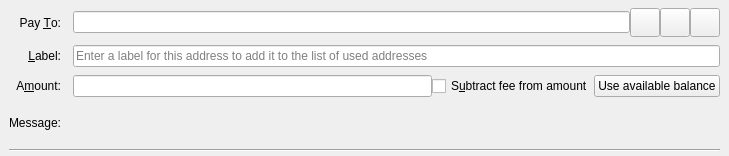
<?xml version="1.0" encoding="UTF-8"?>
<ui version="4.0">
 <class>SendCoinsEntry</class>
 <widget class="QStackedWidget" name="SendCoinsEntry">
  <property name="geometry">
   <rect>
    <x>0</x>
    <y>0</y>
    <width>729</width>
    <height>156</height>
   </rect>
  </property>
  <property name="sizePolicy">
   <sizepolicy hsizetype="Preferred" vsizetype="Fixed">
    <horstretch>0</horstretch>
    <verstretch>0</verstretch>
   </sizepolicy>
  </property>
  <property name="focusPolicy">
   <enum>Qt::TabFocus</enum>
  </property>
  <property name="autoFillBackground">
   <bool>false</bool>
  </property>
  <widget class="QFrame" name="SendCoins">
   <property name="frameShape">
    <enum>QFrame::NoFrame</enum>
   </property>
   <layout class="QGridLayout" name="gridLayout">
    <property name="topMargin">
     <number>8</number>
    </property>
    <property name="bottomMargin">
     <number>4</number>
    </property>
    <property name="horizontalSpacing">
     <number>12</number>
    </property>
    <property name="verticalSpacing">
     <number>8</number>
    </property>
    <item row="0" column="0">
     <widget class="QLabel" name="payToLabel">
      <property name="text">
       <string>Pay &amp;To:</string>
      </property>
      <property name="alignment">
       <set>Qt::AlignRight|Qt::AlignTrailing|Qt::AlignVCenter</set>
      </property>
      <property name="buddy">
       <cstring>payTo</cstring>
      </property>
     </widget>
    </item>
    <item row="0" column="1">
     <layout class="QHBoxLayout" name="payToLayout">
      <property name="spacing">
       <number>0</number>
      </property>
      <item>
       <widget class="QValidatedLineEdit" name="payTo">
        <property name="toolTip">
         <string>The BITSZ address to send the payment to</string>
        </property>
       </widget>
      </item>
      <item>
       <widget class="QToolButton" name="addressBookButton">
        <property name="toolTip">
         <string>Choose previously used address</string>
        </property>
        <property name="text">
         <string/>
        </property>
        <property name="icon">
         <iconset resource="../bitcoin.qrc">
          <normaloff>:/icons/address-book</normaloff>:/icons/address-book</iconset>
        </property>
        <property name="iconSize">
         <size>
          <width>22</width>
          <height>22</height>
         </size>
        </property>
        <property name="shortcut">
         <string>Alt+A</string>
        </property>
       </widget>
      </item>
      <item>
       <widget class="QToolButton" name="pasteButton">
        <property name="toolTip">
         <string>Paste address from clipboard</string>
        </property>
        <property name="text">
         <string/>
        </property>
        <property name="icon">
         <iconset resource="../bitcoin.qrc">
          <normaloff>:/icons/editpaste</normaloff>:/icons/editpaste</iconset>
        </property>
        <property name="iconSize">
         <size>
          <width>22</width>
          <height>22</height>
         </size>
        </property>
        <property name="shortcut">
         <string>Alt+P</string>
        </property>
       </widget>
      </item>
      <item>
       <widget class="QToolButton" name="deleteButton">
        <property name="toolTip">
         <string>Remove this entry</string>
        </property>
        <property name="text">
         <string/>
        </property>
        <property name="icon">
         <iconset resource="../bitcoin.qrc">
          <normaloff>:/icons/remove</normaloff>:/icons/remove</iconset>
        </property>
        <property name="iconSize">
         <size>
          <width>22</width>
          <height>22</height>
         </size>
        </property>
       </widget>
      </item>
     </layout>
    </item>
    <item row="1" column="0">
     <widget class="QLabel" name="labellLabel">
      <property name="text">
       <string>&amp;Label:</string>
      </property>
      <property name="alignment">
       <set>Qt::AlignRight|Qt::AlignTrailing|Qt::AlignVCenter</set>
      </property>
      <property name="buddy">
       <cstring>addAsLabel</cstring>
      </property>
     </widget>
    </item>
    <item row="1" column="1">
     <widget class="QLineEdit" name="addAsLabel">
      <property name="toolTip">
       <string>Enter a label for this address to add it to the list of used addresses</string>
      </property>
      <property name="placeholderText">
       <string>Enter a label for this address to add it to the list of used addresses</string>
      </property>
     </widget>
    </item>
    <item row="2" column="0">
     <widget class="QLabel" name="amountLabel">
      <property name="text">
       <string>A&amp;mount:</string>
      </property>
      <property name="alignment">
       <set>Qt::AlignRight|Qt::AlignTrailing|Qt::AlignVCenter</set>
      </property>
      <property name="buddy">
       <cstring>payAmount</cstring>
      </property>
     </widget>
    </item>
    <item row="2" column="1">
     <layout class="QHBoxLayout" name="horizontalLayoutAmount" stretch="0,0,0">
      <item>
       <widget class="BitcoinAmountField" name="payAmount">
         <property name="toolTip">
          <string>The amount to send in the selected unit</string>
         </property>
       </widget>
      </item>
      <item>
       <widget class="QCheckBox" name="checkboxSubtractFeeFromAmount">
        <property name="toolTip">
         <string>The fee will be deducted from the amount being sent. The recipient will receive less BITSZs than you enter in the amount field. If multiple recipients are selected, the fee is split equally.</string>
        </property>
        <property name="text">
         <string>S&amp;ubtract fee from amount</string>
        </property>
       </widget>
      </item>
      <item>
       <widget class="QPushButton" name="useAvailableBalanceButton">
        <property name="text">
         <string>Use available balance</string>
        </property>
       </widget>
      </item>
     </layout>
    </item>
    <item row="3" column="0">
     <widget class="QLabel" name="messageLabel">
      <property name="text">
       <string>Message:</string>
      </property>
      <property name="alignment">
       <set>Qt::AlignRight|Qt::AlignTrailing|Qt::AlignVCenter</set>
      </property>
     </widget>
    </item>
    <item row="3" column="1">
     <widget class="QLabel" name="messageTextLabel">
      <property name="toolTip">
       <string>A message that was attached to the BITSZ: URI which will be stored with the transaction for your reference. Note: This message will not be sent over the BITSZ network.</string>
      </property>
      <property name="textFormat">
       <enum>Qt::PlainText</enum>
      </property>
     </widget>
    </item>
    <item row="4" column="0" colspan="2">
     <widget class="Line" name="line">
      <property name="orientation">
       <enum>Qt::Horizontal</enum>
      </property>
     </widget>
    </item>
   </layout>
  </widget>
  <widget class="QFrame" name="SendCoins_UnauthenticatedPaymentRequest">
   <property name="palette">
    <palette>
     <active>
      <colorrole role="WindowText">
       <brush brushstyle="SolidPattern">
        <color alpha="255">
         <red>0</red>
         <green>0</green>
         <blue>0</blue>
        </color>
       </brush>
      </colorrole>
      <colorrole role="Button">
       <brush brushstyle="SolidPattern">
        <color alpha="255">
         <red>255</red>
         <green>255</green>
         <blue>127</blue>
        </color>
       </brush>
      </colorrole>
      <colorrole role="Light">
       <brush brushstyle="SolidPattern">
        <color alpha="255">
         <red>255</red>
         <green>255</green>
         <blue>255</blue>
        </color>
       </brush>
      </colorrole>
      <colorrole role="Midlight">
       <brush brushstyle="SolidPattern">
        <color alpha="255">
         <red>255</red>
         <green>255</green>
         <blue>191</blue>
        </color>
       </brush>
      </colorrole>
      <colorrole role="Dark">
       <brush brushstyle="SolidPattern">
        <color alpha="255">
         <red>127</red>
         <green>127</green>
         <blue>63</blue>
        </color>
       </brush>
      </colorrole>
      <colorrole role="Mid">
       <brush brushstyle="SolidPattern">
        <color alpha="255">
         <red>170</red>
         <green>170</green>
         <blue>84</blue>
        </color>
       </brush>
      </colorrole>
      <colorrole role="Text">
       <brush brushstyle="SolidPattern">
        <color alpha="255">
         <red>0</red>
         <green>0</green>
         <blue>0</blue>
        </color>
       </brush>
      </colorrole>
      <colorrole role="BrightText">
       <brush brushstyle="SolidPattern">
        <color alpha="255">
         <red>255</red>
         <green>255</green>
         <blue>255</blue>
        </color>
       </brush>
      </colorrole>
      <colorrole role="ButtonText">
       <brush brushstyle="SolidPattern">
        <color alpha="255">
         <red>0</red>
         <green>0</green>
         <blue>0</blue>
        </color>
       </brush>
      </colorrole>
      <colorrole role="Base">
       <brush brushstyle="SolidPattern">
        <color alpha="255">
         <red>255</red>
         <green>255</green>
         <blue>255</blue>
        </color>
       </brush>
      </colorrole>
      <colorrole role="Window">
       <brush brushstyle="SolidPattern">
        <color alpha="255">
         <red>255</red>
         <green>255</green>
         <blue>127</blue>
        </color>
       </brush>
      </colorrole>
      <colorrole role="Shadow">
       <brush brushstyle="SolidPattern">
        <color alpha="255">
         <red>0</red>
         <green>0</green>
         <blue>0</blue>
        </color>
       </brush>
      </colorrole>
      <colorrole role="AlternateBase">
       <brush brushstyle="SolidPattern">
        <color alpha="255">
         <red>255</red>
         <green>255</green>
         <blue>191</blue>
        </color>
       </brush>
      </colorrole>
      <colorrole role="ToolTipBase">
       <brush brushstyle="SolidPattern">
        <color alpha="255">
         <red>255</red>
         <green>255</green>
         <blue>220</blue>
        </color>
       </brush>
      </colorrole>
      <colorrole role="ToolTipText">
       <brush brushstyle="SolidPattern">
        <color alpha="255">
         <red>0</red>
         <green>0</green>
         <blue>0</blue>
        </color>
       </brush>
      </colorrole>
     </active>
     <inactive>
      <colorrole role="WindowText">
       <brush brushstyle="SolidPattern">
        <color alpha="255">
         <red>0</red>
         <green>0</green>
         <blue>0</blue>
        </color>
       </brush>
      </colorrole>
      <colorrole role="Button">
       <brush brushstyle="SolidPattern">
        <color alpha="255">
         <red>255</red>
         <green>255</green>
         <blue>127</blue>
        </color>
       </brush>
      </colorrole>
      <colorrole role="Light">
       <brush brushstyle="SolidPattern">
        <color alpha="255">
         <red>255</red>
         <green>255</green>
         <blue>255</blue>
        </color>
       </brush>
      </colorrole>
      <colorrole role="Midlight">
       <brush brushstyle="SolidPattern">
        <color alpha="255">
         <red>255</red>
         <green>255</green>
         <blue>191</blue>
        </color>
       </brush>
      </colorrole>
      <colorrole role="Dark">
       <brush brushstyle="SolidPattern">
        <color alpha="255">
         <red>127</red>
         <green>127</green>
         <blue>63</blue>
        </color>
       </brush>
      </colorrole>
      <colorrole role="Mid">
       <brush brushstyle="SolidPattern">
        <color alpha="255">
         <red>170</red>
         <green>170</green>
         <blue>84</blue>
        </color>
       </brush>
      </colorrole>
      <colorrole role="Text">
       <brush brushstyle="SolidPattern">
        <color alpha="255">
         <red>0</red>
         <green>0</green>
         <blue>0</blue>
        </color>
       </brush>
      </colorrole>
      <colorrole role="BrightText">
       <brush brushstyle="SolidPattern">
        <color alpha="255">
         <red>255</red>
         <green>255</green>
         <blue>255</blue>
        </color>
       </brush>
      </colorrole>
      <colorrole role="ButtonText">
       <brush brushstyle="SolidPattern">
        <color alpha="255">
         <red>0</red>
         <green>0</green>
         <blue>0</blue>
        </color>
       </brush>
      </colorrole>
      <colorrole role="Base">
       <brush brushstyle="SolidPattern">
        <color alpha="255">
         <red>255</red>
         <green>255</green>
         <blue>255</blue>
        </color>
       </brush>
      </colorrole>
      <colorrole role="Window">
       <brush brushstyle="SolidPattern">
        <color alpha="255">
         <red>255</red>
         <green>255</green>
         <blue>127</blue>
        </color>
       </brush>
      </colorrole>
      <colorrole role="Shadow">
       <brush brushstyle="SolidPattern">
        <color alpha="255">
         <red>0</red>
         <green>0</green>
         <blue>0</blue>
        </color>
       </brush>
      </colorrole>
      <colorrole role="AlternateBase">
       <brush brushstyle="SolidPattern">
        <color alpha="255">
         <red>255</red>
         <green>255</green>
         <blue>191</blue>
        </color>
       </brush>
      </colorrole>
      <colorrole role="ToolTipBase">
       <brush brushstyle="SolidPattern">
        <color alpha="255">
         <red>255</red>
         <green>255</green>
         <blue>220</blue>
        </color>
       </brush>
      </colorrole>
      <colorrole role="ToolTipText">
       <brush brushstyle="SolidPattern">
        <color alpha="255">
         <red>0</red>
         <green>0</green>
         <blue>0</blue>
        </color>
       </brush>
      </colorrole>
     </inactive>
     <disabled>
      <colorrole role="WindowText">
       <brush brushstyle="SolidPattern">
        <color alpha="255">
         <red>127</red>
         <green>127</green>
         <blue>63</blue>
        </color>
       </brush>
      </colorrole>
      <colorrole role="Button">
       <brush brushstyle="SolidPattern">
        <color alpha="255">
         <red>255</red>
         <green>255</green>
         <blue>127</blue>
        </color>
       </brush>
      </colorrole>
      <colorrole role="Light">
       <brush brushstyle="SolidPattern">
        <color alpha="255">
         <red>255</red>
         <green>255</green>
         <blue>255</blue>
        </color>
       </brush>
      </colorrole>
      <colorrole role="Midlight">
       <brush brushstyle="SolidPattern">
        <color alpha="255">
         <red>255</red>
         <green>255</green>
         <blue>191</blue>
        </color>
       </brush>
      </colorrole>
      <colorrole role="Dark">
       <brush brushstyle="SolidPattern">
        <color alpha="255">
         <red>127</red>
         <green>127</green>
         <blue>63</blue>
        </color>
       </brush>
      </colorrole>
      <colorrole role="Mid">
       <brush brushstyle="SolidPattern">
        <color alpha="255">
         <red>170</red>
         <green>170</green>
         <blue>84</blue>
        </color>
       </brush>
      </colorrole>
      <colorrole role="Text">
       <brush brushstyle="SolidPattern">
        <color alpha="255">
         <red>127</red>
         <green>127</green>
         <blue>63</blue>
        </color>
       </brush>
      </colorrole>
      <colorrole role="BrightText">
       <brush brushstyle="SolidPattern">
        <color alpha="255">
         <red>255</red>
         <green>255</green>
         <blue>255</blue>
        </color>
       </brush>
      </colorrole>
      <colorrole role="ButtonText">
       <brush brushstyle="SolidPattern">
        <color alpha="255">
         <red>127</red>
         <green>127</green>
         <blue>63</blue>
        </color>
       </brush>
      </colorrole>
      <colorrole role="Base">
       <brush brushstyle="SolidPattern">
        <color alpha="255">
         <red>255</red>
         <green>255</green>
         <blue>127</blue>
        </color>
       </brush>
      </colorrole>
      <colorrole role="Window">
       <brush brushstyle="SolidPattern">
        <color alpha="255">
         <red>255</red>
         <green>255</green>
         <blue>127</blue>
        </color>
       </brush>
      </colorrole>
      <colorrole role="Shadow">
       <brush brushstyle="SolidPattern">
        <color alpha="255">
         <red>0</red>
         <green>0</green>
         <blue>0</blue>
        </color>
       </brush>
      </colorrole>
      <colorrole role="AlternateBase">
       <brush brushstyle="SolidPattern">
        <color alpha="255">
         <red>255</red>
         <green>255</green>
         <blue>127</blue>
        </color>
       </brush>
      </colorrole>
      <colorrole role="ToolTipBase">
       <brush brushstyle="SolidPattern">
        <color alpha="255">
         <red>255</red>
         <green>255</green>
         <blue>220</blue>
        </color>
       </brush>
      </colorrole>
      <colorrole role="ToolTipText">
       <brush brushstyle="SolidPattern">
        <color alpha="255">
         <red>0</red>
         <green>0</green>
         <blue>0</blue>
        </color>
       </brush>
      </colorrole>
     </disabled>
    </palette>
   </property>
   <property name="toolTip">
    <string>This is an unauthenticated payment request.</string>
   </property>
   <property name="autoFillBackground">
    <bool>true</bool>
   </property>
   <property name="frameShape">
    <enum>QFrame::NoFrame</enum>
   </property>
   <layout class="QGridLayout" name="gridLayout_is">
    <property name="spacing">
     <number>12</number>
    </property>
    <item row="0" column="0">
     <widget class="QLabel" name="payToLabel_is">
      <property name="text">
       <string>Pay To:</string>
      </property>
      <property name="alignment">
       <set>Qt::AlignRight|Qt::AlignTrailing|Qt::AlignVCenter</set>
      </property>
     </widget>
    </item>
    <item row="0" column="1">
     <layout class="QHBoxLayout" name="payToLayout_is">
      <property name="spacing">
       <number>0</number>
      </property>
      <item>
       <widget class="QLabel" name="payTo_is"/>
      </item>
      <item>
       <widget class="QToolButton" name="deleteButton_is">
        <property name="toolTip">
         <string>Remove this entry</string>
        </property>
        <property name="text">
         <string/>
        </property>
        <property name="icon">
         <iconset resource="../bitcoin.qrc">
          <normaloff>:/icons/remove</normaloff>:/icons/remove</iconset>
        </property>
       </widget>
      </item>
     </layout>
    </item>
    <item row="1" column="0">
     <widget class="QLabel" name="memoLabel_is">
      <property name="text">
       <string>Memo:</string>
      </property>
      <property name="alignment">
       <set>Qt::AlignRight|Qt::AlignTrailing|Qt::AlignVCenter</set>
      </property>
     </widget>
    </item>
    <item row="1" column="1">
     <widget class="QLabel" name="memoTextLabel_is">
      <property name="textFormat">
       <enum>Qt::PlainText</enum>
      </property>
     </widget>
    </item>
    <item row="2" column="0">
     <widget class="QLabel" name="amountLabel_is">
      <property name="text">
       <string>A&amp;mount:</string>
      </property>
      <property name="alignment">
       <set>Qt::AlignRight|Qt::AlignTrailing|Qt::AlignVCenter</set>
      </property>
      <property name="buddy">
       <cstring>payAmount_is</cstring>
      </property>
     </widget>
    </item>
    <item row="2" column="1">
     <widget class="BitcoinAmountField" name="payAmount_is">
      <property name="acceptDrops">
       <bool>false</bool>
      </property>
     </widget>
    </item>
   </layout>
  </widget>
  <widget class="QFrame" name="SendCoins_AuthenticatedPaymentRequest">
   <property name="palette">
    <palette>
     <active>
      <colorrole role="WindowText">
       <brush brushstyle="SolidPattern">
        <color alpha="255">
         <red>0</red>
         <green>0</green>
         <blue>0</blue>
        </color>
       </brush>
      </colorrole>
      <colorrole role="Button">
       <brush brushstyle="SolidPattern">
        <color alpha="255">
         <red>140</red>
         <green>232</green>
         <blue>119</blue>
        </color>
       </brush>
      </colorrole>
      <colorrole role="Light">
       <brush brushstyle="SolidPattern">
        <color alpha="255">
         <red>230</red>
         <green>255</green>
         <blue>224</blue>
        </color>
       </brush>
      </colorrole>
      <colorrole role="Midlight">
       <brush brushstyle="SolidPattern">
        <color alpha="255">
         <red>185</red>
         <green>243</green>
         <blue>171</blue>
        </color>
       </brush>
      </colorrole>
      <colorrole role="Dark">
       <brush brushstyle="SolidPattern">
        <color alpha="255">
         <red>70</red>
         <green>116</green>
         <blue>59</blue>
        </color>
       </brush>
      </colorrole>
      <colorrole role="Mid">
       <brush brushstyle="SolidPattern">
        <color alpha="255">
         <red>93</red>
         <green>155</green>
         <blue>79</blue>
        </color>
       </brush>
      </colorrole>
      <colorrole role="Text">
       <brush brushstyle="SolidPattern">
        <color alpha="255">
         <red>0</red>
         <green>0</green>
         <blue>0</blue>
        </color>
       </brush>
      </colorrole>
      <colorrole role="BrightText">
       <brush brushstyle="SolidPattern">
        <color alpha="255">
         <red>155</red>
         <green>255</green>
         <blue>147</blue>
        </color>
       </brush>
      </colorrole>
      <colorrole role="ButtonText">
       <brush brushstyle="SolidPattern">
        <color alpha="255">
         <red>0</red>
         <green>0</green>
         <blue>0</blue>
        </color>
       </brush>
      </colorrole>
      <colorrole role="Base">
       <brush brushstyle="SolidPattern">
        <color alpha="255">
         <red>119</red>
         <green>255</green>
         <blue>233</blue>
        </color>
       </brush>
      </colorrole>
      <colorrole role="Window">
       <brush brushstyle="SolidPattern">
        <color alpha="255">
         <red>140</red>
         <green>232</green>
         <blue>119</blue>
        </color>
       </brush>
      </colorrole>
      <colorrole role="Shadow">
       <brush brushstyle="SolidPattern">
        <color alpha="255">
         <red>0</red>
         <green>0</green>
         <blue>0</blue>
        </color>
       </brush>
      </colorrole>
      <colorrole role="AlternateBase">
       <brush brushstyle="SolidPattern">
        <color alpha="255">
         <red>197</red>
         <green>243</green>
         <blue>187</blue>
        </color>
       </brush>
      </colorrole>
      <colorrole role="NoRole">
       <brush brushstyle="SolidPattern">
        <color alpha="255">
         <red>125</red>
         <green>194</green>
         <blue>122</blue>
        </color>
       </brush>
      </colorrole>
      <colorrole role="ToolTipBase">
       <brush brushstyle="SolidPattern">
        <color alpha="255">
         <red>255</red>
         <green>255</green>
         <blue>220</blue>
        </color>
       </brush>
      </colorrole>
      <colorrole role="ToolTipText">
       <brush brushstyle="SolidPattern">
        <color alpha="255">
         <red>0</red>
         <green>0</green>
         <blue>0</blue>
        </color>
       </brush>
      </colorrole>
     </active>
     <inactive>
      <colorrole role="WindowText">
       <brush brushstyle="SolidPattern">
        <color alpha="255">
         <red>0</red>
         <green>0</green>
         <blue>0</blue>
        </color>
       </brush>
      </colorrole>
      <colorrole role="Button">
       <brush brushstyle="SolidPattern">
        <color alpha="255">
         <red>140</red>
         <green>232</green>
         <blue>119</blue>
        </color>
       </brush>
      </colorrole>
      <colorrole role="Light">
       <brush brushstyle="SolidPattern">
        <color alpha="255">
         <red>230</red>
         <green>255</green>
         <blue>224</blue>
        </color>
       </brush>
      </colorrole>
      <colorrole role="Midlight">
       <brush brushstyle="SolidPattern">
        <color alpha="255">
         <red>185</red>
         <green>243</green>
         <blue>171</blue>
        </color>
       </brush>
      </colorrole>
      <colorrole role="Dark">
       <brush brushstyle="SolidPattern">
        <color alpha="255">
         <red>70</red>
         <green>116</green>
         <blue>59</blue>
        </color>
       </brush>
      </colorrole>
      <colorrole role="Mid">
       <brush brushstyle="SolidPattern">
        <color alpha="255">
         <red>93</red>
         <green>155</green>
         <blue>79</blue>
        </color>
       </brush>
      </colorrole>
      <colorrole role="Text">
       <brush brushstyle="SolidPattern">
        <color alpha="255">
         <red>0</red>
         <green>0</green>
         <blue>0</blue>
        </color>
       </brush>
      </colorrole>
      <colorrole role="BrightText">
       <brush brushstyle="SolidPattern">
        <color alpha="255">
         <red>155</red>
         <green>255</green>
         <blue>147</blue>
        </color>
       </brush>
      </colorrole>
      <colorrole role="ButtonText">
       <brush brushstyle="SolidPattern">
        <color alpha="255">
         <red>0</red>
         <green>0</green>
         <blue>0</blue>
        </color>
       </brush>
      </colorrole>
      <colorrole role="Base">
       <brush brushstyle="SolidPattern">
        <color alpha="255">
         <red>119</red>
         <green>255</green>
         <blue>233</blue>
        </color>
       </brush>
      </colorrole>
      <colorrole role="Window">
       <brush brushstyle="SolidPattern">
        <color alpha="255">
         <red>140</red>
         <green>232</green>
         <blue>119</blue>
        </color>
       </brush>
      </colorrole>
      <colorrole role="Shadow">
       <brush brushstyle="SolidPattern">
        <color alpha="255">
         <red>0</red>
         <green>0</green>
         <blue>0</blue>
        </color>
       </brush>
      </colorrole>
      <colorrole role="AlternateBase">
       <brush brushstyle="SolidPattern">
        <color alpha="255">
         <red>197</red>
         <green>243</green>
         <blue>187</blue>
        </color>
       </brush>
      </colorrole>
      <colorrole role="NoRole">
       <brush brushstyle="SolidPattern">
        <color alpha="255">
         <red>125</red>
         <green>194</green>
         <blue>122</blue>
        </color>
       </brush>
      </colorrole>
      <colorrole role="ToolTipBase">
       <brush brushstyle="SolidPattern">
        <color alpha="255">
         <red>255</red>
         <green>255</green>
         <blue>220</blue>
        </color>
       </brush>
      </colorrole>
      <colorrole role="ToolTipText">
       <brush brushstyle="SolidPattern">
        <color alpha="255">
         <red>0</red>
         <green>0</green>
         <blue>0</blue>
        </color>
       </brush>
      </colorrole>
     </inactive>
     <disabled>
      <colorrole role="WindowText">
       <brush brushstyle="SolidPattern">
        <color alpha="255">
         <red>70</red>
         <green>116</green>
         <blue>59</blue>
        </color>
       </brush>
      </colorrole>
      <colorrole role="Button">
       <brush brushstyle="SolidPattern">
        <color alpha="255">
         <red>140</red>
         <green>232</green>
         <blue>119</blue>
        </color>
       </brush>
      </colorrole>
      <colorrole role="Light">
       <brush brushstyle="SolidPattern">
        <color alpha="255">
         <red>230</red>
         <green>255</green>
         <blue>224</blue>
        </color>
       </brush>
      </colorrole>
      <colorrole role="Midlight">
       <brush brushstyle="SolidPattern">
        <color alpha="255">
         <red>185</red>
         <green>243</green>
         <blue>171</blue>
        </color>
       </brush>
      </colorrole>
      <colorrole role="Dark">
       <brush brushstyle="SolidPattern">
        <color alpha="255">
         <red>70</red>
         <green>116</green>
         <blue>59</blue>
        </color>
       </brush>
      </colorrole>
      <colorrole role="Mid">
       <brush brushstyle="SolidPattern">
        <color alpha="255">
         <red>93</red>
         <green>155</green>
         <blue>79</blue>
        </color>
       </brush>
      </colorrole>
      <colorrole role="Text">
       <brush brushstyle="SolidPattern">
        <color alpha="255">
         <red>70</red>
         <green>116</green>
         <blue>59</blue>
        </color>
       </brush>
      </colorrole>
      <colorrole role="BrightText">
       <brush brushstyle="SolidPattern">
        <color alpha="255">
         <red>155</red>
         <green>255</green>
         <blue>147</blue>
        </color>
       </brush>
      </colorrole>
      <colorrole role="ButtonText">
       <brush brushstyle="SolidPattern">
        <color alpha="255">
         <red>70</red>
         <green>116</green>
         <blue>59</blue>
        </color>
       </brush>
      </colorrole>
      <colorrole role="Base">
       <brush brushstyle="SolidPattern">
        <color alpha="255">
         <red>140</red>
         <green>232</green>
         <blue>119</blue>
        </color>
       </brush>
      </colorrole>
      <colorrole role="Window">
       <brush brushstyle="SolidPattern">
        <color alpha="255">
         <red>140</red>
         <green>232</green>
         <blue>119</blue>
        </color>
       </brush>
      </colorrole>
      <colorrole role="Shadow">
       <brush brushstyle="SolidPattern">
        <color alpha="255">
         <red>0</red>
         <green>0</green>
         <blue>0</blue>
        </color>
       </brush>
      </colorrole>
      <colorrole role="AlternateBase">
       <brush brushstyle="SolidPattern">
        <color alpha="255">
         <red>140</red>
         <green>232</green>
         <blue>119</blue>
        </color>
       </brush>
      </colorrole>
      <colorrole role="NoRole">
       <brush brushstyle="SolidPattern">
        <color alpha="255">
         <red>125</red>
         <green>194</green>
         <blue>122</blue>
        </color>
       </brush>
      </colorrole>
      <colorrole role="ToolTipBase">
       <brush brushstyle="SolidPattern">
        <color alpha="255">
         <red>255</red>
         <green>255</green>
         <blue>220</blue>
        </color>
       </brush>
      </colorrole>
      <colorrole role="ToolTipText">
       <brush brushstyle="SolidPattern">
        <color alpha="255">
         <red>0</red>
         <green>0</green>
         <blue>0</blue>
        </color>
       </brush>
      </colorrole>
     </disabled>
    </palette>
   </property>
   <property name="toolTip">
    <string>This is an authenticated payment request.</string>
   </property>
   <property name="autoFillBackground">
    <bool>true</bool>
   </property>
   <property name="frameShape">
    <enum>QFrame::NoFrame</enum>
   </property>
   <layout class="QGridLayout" name="gridLayout_s">
    <property name="spacing">
     <number>12</number>
    </property>
    <item row="0" column="0">
     <widget class="QLabel" name="payToLabel_s">
      <property name="text">
       <string>Pay To:</string>
      </property>
      <property name="alignment">
       <set>Qt::AlignRight|Qt::AlignTrailing|Qt::AlignVCenter</set>
      </property>
     </widget>
    </item>
    <item row="0" column="1">
     <layout class="QHBoxLayout" name="payToLayout_s">
      <property name="spacing">
       <number>0</number>
      </property>
      <item>
       <widget class="QLabel" name="payTo_s">
        <property name="textFormat">
         <enum>Qt::PlainText</enum>
        </property>
       </widget>
      </item>
      <item>
       <widget class="QToolButton" name="deleteButton_s">
        <property name="toolTip">
         <string>Remove this entry</string>
        </property>
        <property name="text">
         <string/>
        </property>
        <property name="icon">
         <iconset resource="../bitcoin.qrc">
          <normaloff>:/icons/remove</normaloff>:/icons/remove</iconset>
        </property>
       </widget>
      </item>
     </layout>
    </item>
    <item row="1" column="0">
     <widget class="QLabel" name="memoLabel_s">
      <property name="text">
       <string>Memo:</string>
      </property>
      <property name="alignment">
       <set>Qt::AlignRight|Qt::AlignTrailing|Qt::AlignVCenter</set>
      </property>
     </widget>
    </item>
    <item row="1" column="1">
     <widget class="QLabel" name="memoTextLabel_s">
      <property name="textFormat">
       <enum>Qt::PlainText</enum>
      </property>
     </widget>
    </item>
    <item row="2" column="0">
     <widget class="QLabel" name="amountLabel_s">
      <property name="text">
       <string>A&amp;mount:</string>
      </property>
      <property name="alignment">
       <set>Qt::AlignRight|Qt::AlignTrailing|Qt::AlignVCenter</set>
      </property>
      <property name="buddy">
       <cstring>payAmount_s</cstring>
      </property>
     </widget>
    </item>
    <item row="2" column="1">
     <widget class="BitcoinAmountField" name="payAmount_s">
      <property name="acceptDrops">
       <bool>false</bool>
      </property>
     </widget>
    </item>
   </layout>
  </widget>
 </widget>
 <customwidgets>
  <customwidget>
   <class>QValidatedLineEdit</class>
   <extends>QLineEdit</extends>
   <header>qt/qvalidatedlineedit.h</header>
  </customwidget>
  <customwidget>
   <class>BitcoinAmountField</class>
   <extends>QLineEdit</extends>
   <header>qt/bitcoinamountfield.h</header>
   <container>1</container>
  </customwidget>
 </customwidgets>
 <tabstops>
  <tabstop>payTo</tabstop>
  <tabstop>addressBookButton</tabstop>
  <tabstop>pasteButton</tabstop>
  <tabstop>deleteButton</tabstop>
  <tabstop>addAsLabel</tabstop>
  <tabstop>payAmount</tabstop>
  <tabstop>payAmount_is</tabstop>
  <tabstop>deleteButton_is</tabstop>
  <tabstop>payAmount_s</tabstop>
  <tabstop>deleteButton_s</tabstop>
 </tabstops>
 <resources>
  <include location="../bitcoin.qrc"/>
 </resources>
 <connections/>
</ui>
